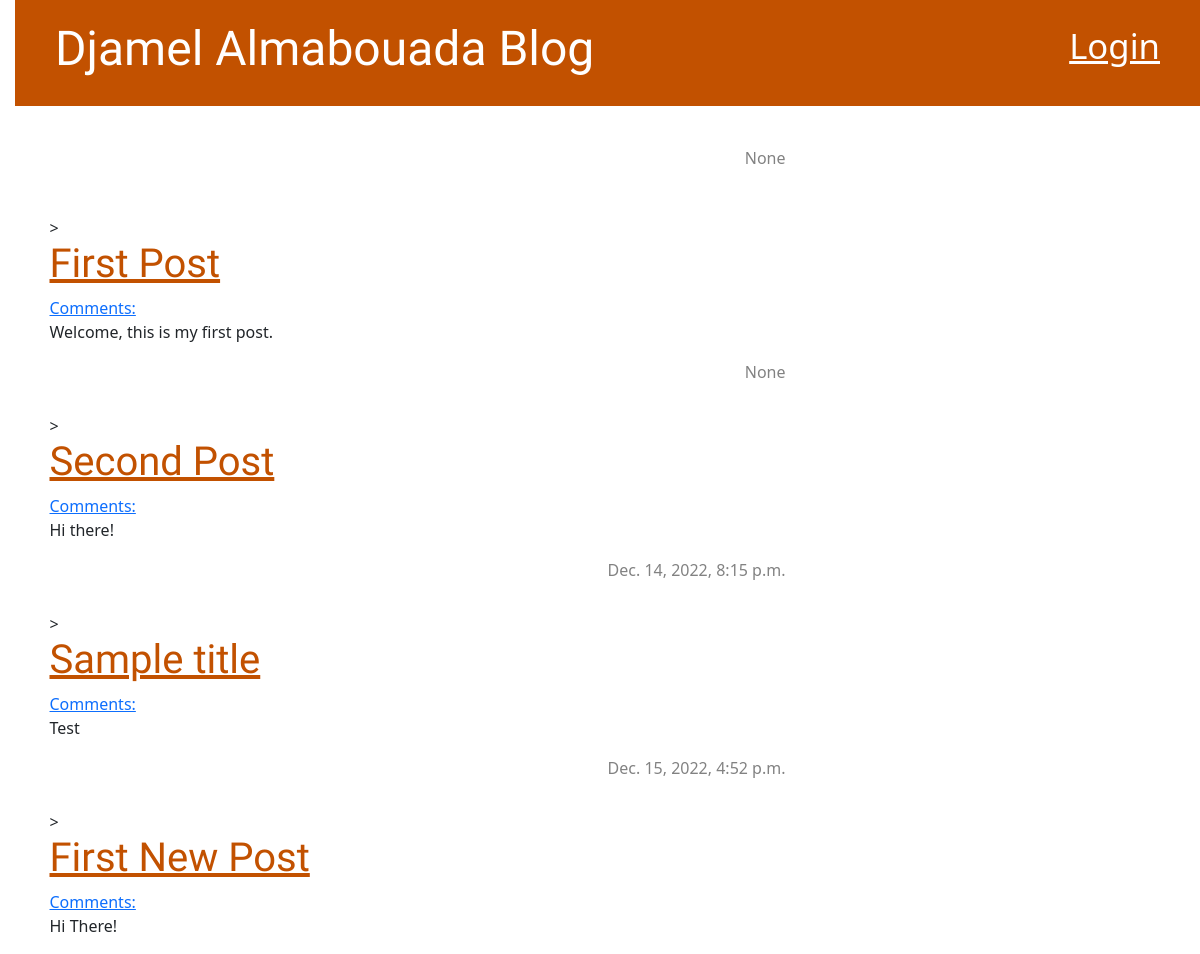
The page / on the database its author committed.
### blog/models.py (models this page shows, shortened)
class Post(models.Model):
    author = models.ForeignKey(settings.AUTH_USER_MODEL, on_delete=models.CASCADE)
    title = models.CharField(max_length=200)
    text = models.TextField()
    created_date = models.DateTimeField(default=timezone.now)
    published_date = models.DateTimeField(blank=True, null=True)

### blog/views.py (the view)
# urls.py: path('', views.post_list, name='post_list'),
def post_list(request):
    posts = Post.objects.order_by('published_date')
    return render(request, 'blog/post_list.html', {'posts': posts})

### blog/templates/blog/post_list.html (shortened to what this page needs)
{% extends 'blog/base.html' %}
{% block content %}
    {% for post in posts %}
        <article class="post">
            <time class="date">
                {{ post.published_date }}
        </article>   >
            <h1><a href="{% url 'post_detail' pk=post.pk %}">{{ post.title }}</a></h1>
            <a href="{% url 'post_detail' pk=post.pk %}">Comments: {{ post.approved_comments.count }}</a>
            <p>{{ post.text|linebreaksbr }}</p>
    {% endfor %}
{% endblock %}

### blog/templates/blog/base.html (shortened to what this page needs)
{% load static %}
<!DOCTYPE html>
<html>
    <head>
        <link rel="stylesheet" href="https://cdn.jsdelivr.net/npm/bootstrap@5.1.3/dist/css/bootstrap.min.css">
        <link rel="stylesheet" href="{% static 'css/blog.css' %}">
    </head>
    <body>
        <div class="page-header">
            {% if user.is_authenticated %}
                <a href="{% url 'post_new' %}" class="top-menu"><span class="glyphicon glyphicon-plus"></span></a>
                <a href="{% url 'post_draft_list' %}" class="top-menu"><span class="glyphicon glyphicon-edit"></span></a>
                <p class="top-menu">Hello {{ user.username }} <small>(<a href="{% url 'logout' %}">Log out</a>)</small></p>
            {% else %}
                <a href="{% url 'login' %}" class="top-menu">Login</span></a>
            {% endif %}
            <h1><a href="/">Djamel Almabouada Blog</a></h1>
        </div>
        <div class="content container">
            <div class="row">
                <div class="col-md-8">
                {% block content %}
                {% endblock %}
                </div>
            </div>
        </div>
    </body>
</html>

### blog/static/css/blog.css (style rules this page uses)
.page-header { background-color: #C25100; margin-top: 0; margin-bottom: 40px; padding: 20px 20px 20px 40px; }
.page-header h1, .page-header h1 a, .page-header h1 a:visited, .page-header h1 a:active { color: #ffffff; font-size: 36pt; text-decoration: none; }
h1, h2, h3, h4 { font-family: 'Lobster', cursive; }
.date { color: #828282; }
.top-menu, .top-menu:hover, .top-menu:visited { color: #ffffff; float: right; font-size: 26pt; margin-right: 20px; }
.post { margin-bottom: 70px; }
.post > .date, .post > .actions { float: right; }
h1 a, h2 a { color: #C25100; font-family: 'Lobster', cursive; }
body { padding-left: 15px; }

### rows shown on the page
Post: published_date "None", title "First Post", text "Welcome, this is my first post."
Post: published_date "None", title "Second Post", text "Hi there!"
Post: published_date "Dec. 14, 2022, 8:15 p.m.", title "Sample title", text "Test"
Post: published_date "Dec. 15, 2022, 4:52 p.m.", title "First New Post", text "Hi There!"
